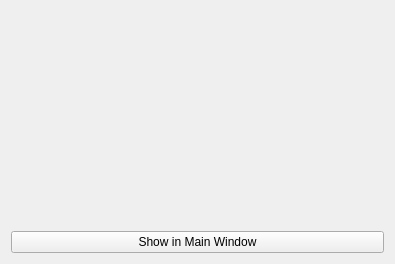
<?xml version="1.0" encoding="UTF-8"?>
<ui version="4.0">
 <class>EntryPopup</class>
 <widget class="QWidget" name="EntryPopup">
  <property name="geometry">
   <rect>
    <x>0</x>
    <y>0</y>
    <width>395</width>
    <height>264</height>
   </rect>
  </property>
  <property name="windowTitle">
   <string/>
  </property>
  <property name="windowIcon">
   <iconset resource="../../presentation/grypto_ui.qrc">
    <normaloff>:/icons/main.png</normaloff>:/icons/main.png</iconset>
  </property>
  <layout class="QGridLayout" name="gridLayout">
   <item row="1" column="0">
    <widget class="QPushButton" name="btn_mainWindow">
     <property name="toolTip">
      <string>Close this window and go back to the main window.</string>
     </property>
     <property name="whatsThis">
      <string>Close this window and go back to the main window.</string>
     </property>
     <property name="text">
      <string>Show in Main Window</string>
     </property>
    </widget>
   </item>
   <item row="0" column="0">
    <widget class="Grypt::EntryView" name="view_entry" native="true"/>
   </item>
  </layout>
 </widget>
 <customwidgets>
  <customwidget>
   <class>Grypt::EntryView</class>
   <extends>QWidget</extends>
   <header location="global">grypto_entryview.h</header>
   <container>1</container>
  </customwidget>
 </customwidgets>
 <resources>
  <include location="../../presentation/grypto_ui.qrc"/>
 </resources>
 <connections>
  <connection>
   <sender>btn_mainWindow</sender>
   <signal>clicked()</signal>
   <receiver>EntryPopup</receiver>
   <slot>_show_in_main_window()</slot>
   <hints>
    <hint type="sourcelabel">
     <x>157</x>
     <y>240</y>
    </hint>
    <hint type="destinationlabel">
     <x>215</x>
     <y>261</y>
    </hint>
   </hints>
  </connection>
 </connections>
 <slots>
  <slot>_show_in_main_window()</slot>
 </slots>
</ui>
